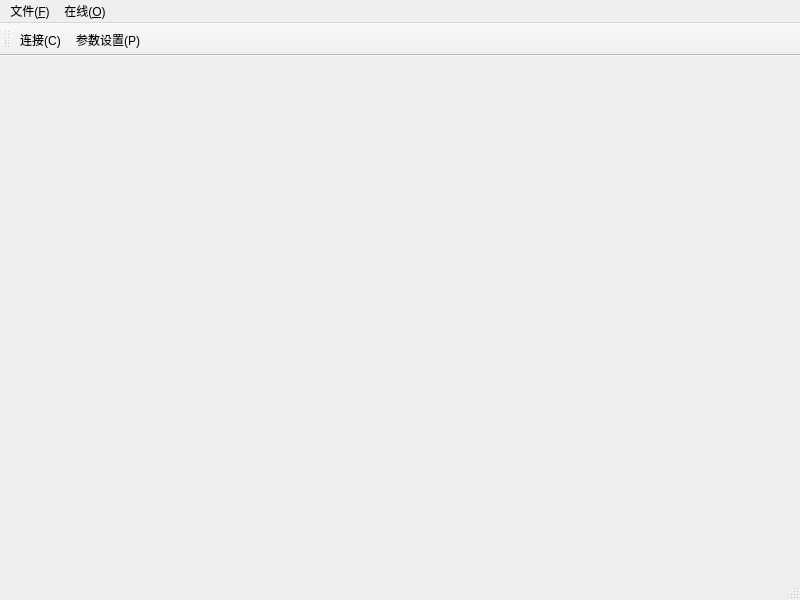
<?xml version="1.0" encoding="UTF-8"?>
<ui version="4.0">
 <class>MainWindow</class>
 <widget class="QMainWindow" name="MainWindow">
  <property name="geometry">
   <rect>
    <x>0</x>
    <y>0</y>
    <width>800</width>
    <height>600</height>
   </rect>
  </property>
  <property name="windowTitle">
   <string>DTool</string>
  </property>
  <widget class="QWidget" name="centralWidget"/>
  <widget class="QMenuBar" name="menuBar">
   <property name="geometry">
    <rect>
     <x>0</x>
     <y>0</y>
     <width>800</width>
     <height>22</height>
    </rect>
   </property>
   <widget class="QMenu" name="menu_F">
    <property name="title">
     <string>文件(&amp;F)</string>
    </property>
   </widget>
   <widget class="QMenu" name="menu_O">
    <property name="autoFillBackground">
     <bool>false</bool>
    </property>
    <property name="title">
     <string>在线(&amp;O)</string>
    </property>
    <property name="separatorsCollapsible">
     <bool>false</bool>
    </property>
    <property name="toolTipsVisible">
     <bool>false</bool>
    </property>
    <addaction name="action_C"/>
    <addaction name="action_P"/>
   </widget>
   <addaction name="menu_F"/>
   <addaction name="menu_O"/>
  </widget>
  <widget class="QToolBar" name="mainToolBar">
   <attribute name="toolBarArea">
    <enum>TopToolBarArea</enum>
   </attribute>
   <attribute name="toolBarBreak">
    <bool>false</bool>
   </attribute>
   <addaction name="action_C"/>
   <addaction name="action_P"/>
  </widget>
  <widget class="QStatusBar" name="statusBar"/>
  <action name="action_C">
   <property name="icon">
    <iconset resource="icons/icons.qrc">
     <normaloff>:/Prefix/internet-earth-globe-pngrepo-com.png</normaloff>:/Prefix/internet-earth-globe-pngrepo-com.png</iconset>
   </property>
   <property name="text">
    <string>连接(&amp;C)</string>
   </property>
  </action>
  <action name="action_P">
   <property name="icon">
    <iconset resource="icons/icons.qrc">
     <normaloff>:/Prefix/monitor-computer-pngrepo-com.png</normaloff>:/Prefix/monitor-computer-pngrepo-com.png</iconset>
   </property>
   <property name="text">
    <string>参数设置(&amp;P)</string>
   </property>
  </action>
 </widget>
 <layoutdefault spacing="6" margin="11"/>
 <resources>
  <include location="icons/icons.qrc"/>
 </resources>
 <connections/>
</ui>
